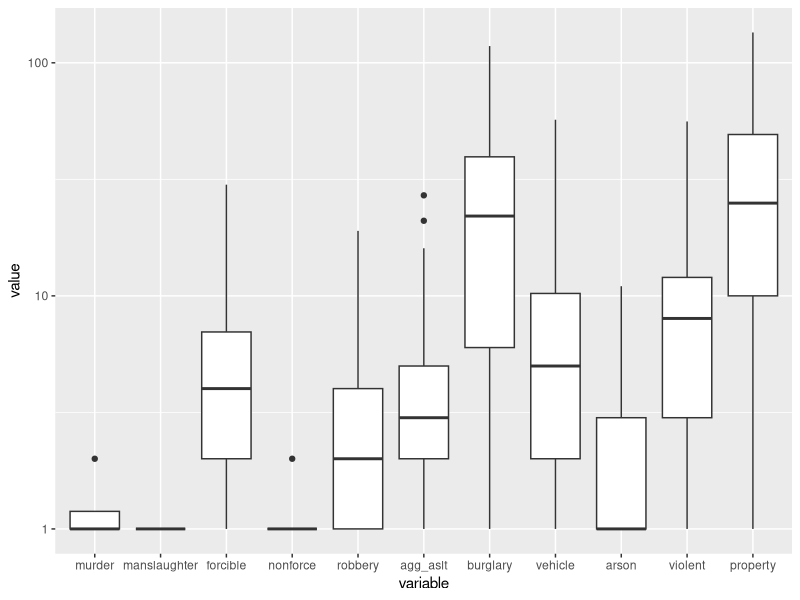
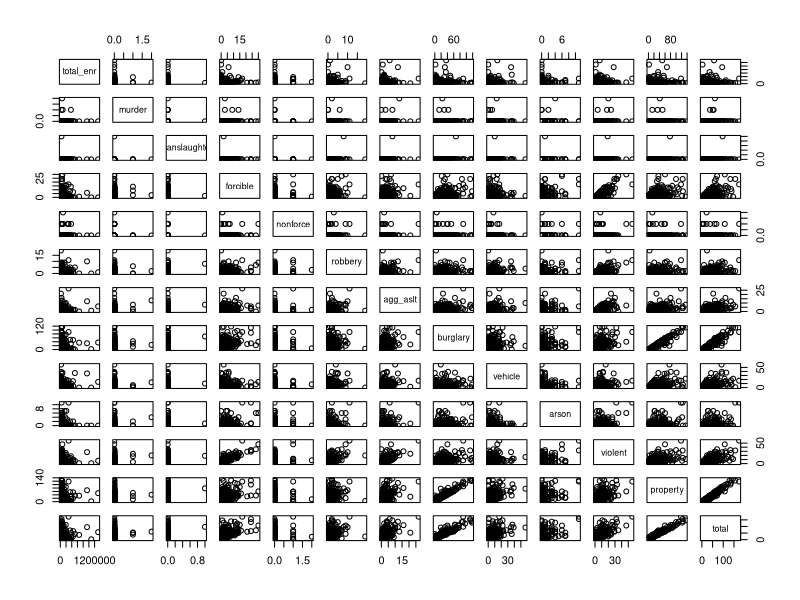
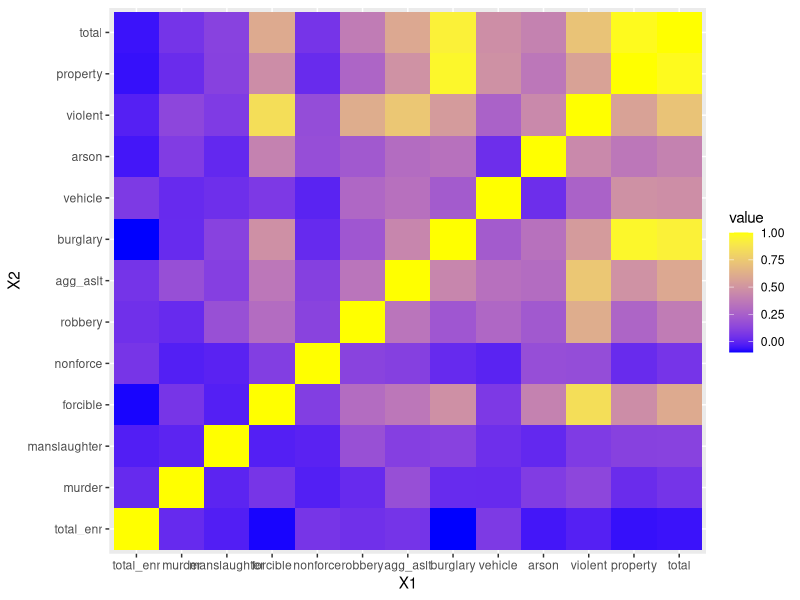
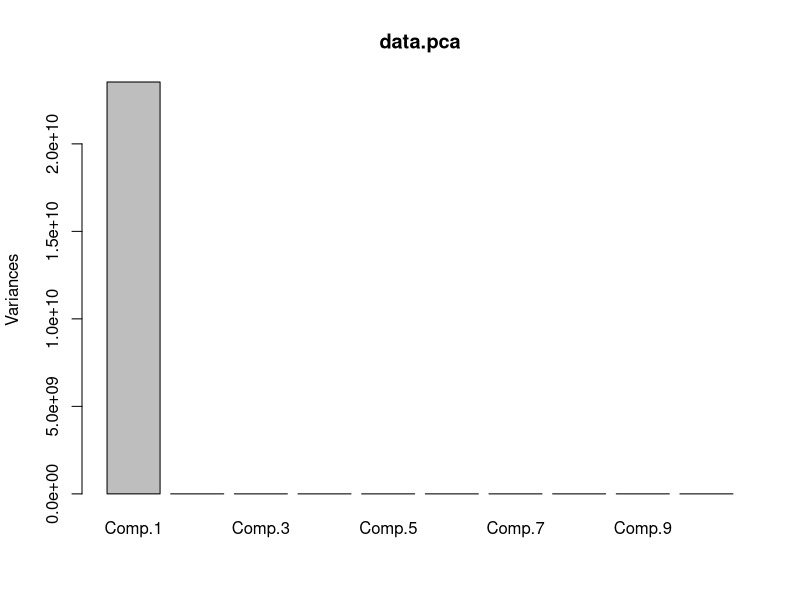
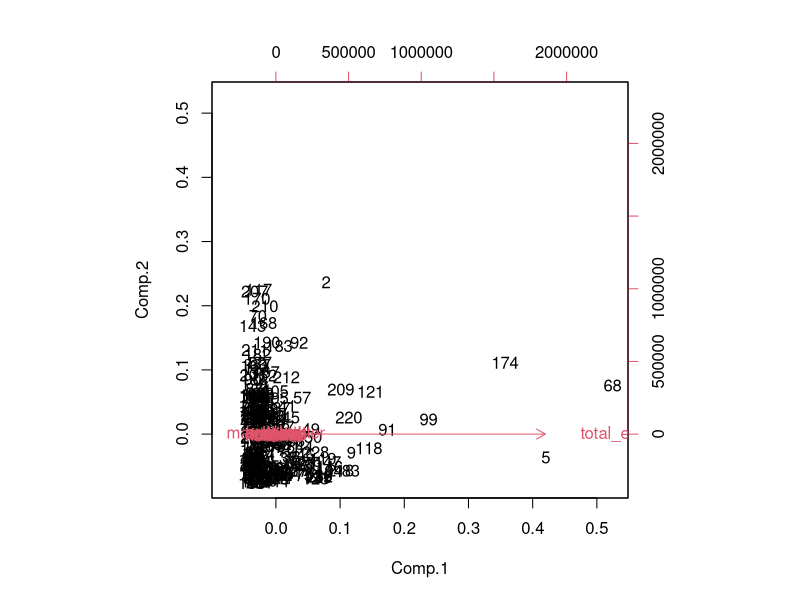
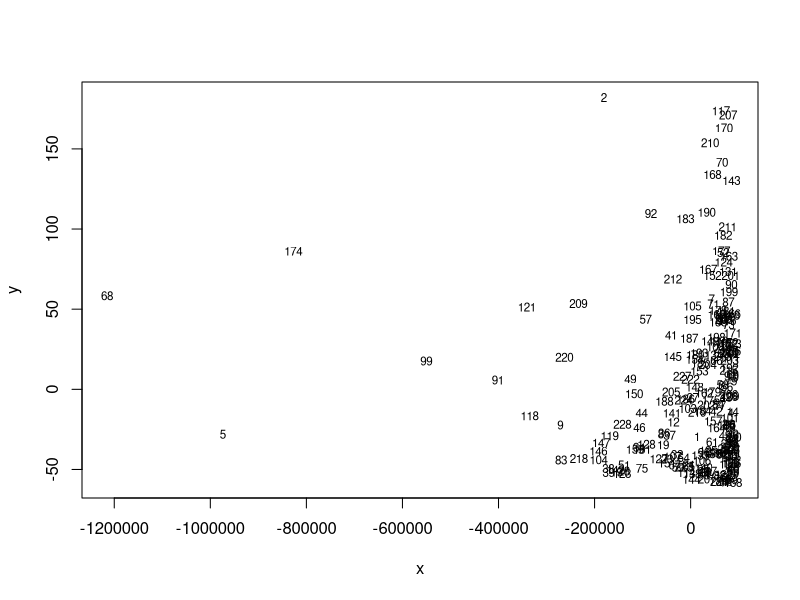

Recreate these plots in R, in order.
########## SETTINGS ##########

WORKING_DIR <<- "/Users/cjdd3b/Desktop/nicar2013/exploratory-data-analysis/"

########## INITIAL SETUP ##########

# We're gonna need these later
install.packages(c("ggplot2", "plyr", "reshape", "Hmisc"))
library(ggplot2)
library(plyr)
library(reshape)

# Set your working directory to the full path of the exploratory-data-analysis folder on your machine
setwd(WORKING_DIR)
data <- read.csv("data/campus_data_2011.csv") # And now load the data

########## LOOKING AT THE WHOLE DATASET ##########

# Sometimes it helps to understand the structure of our data, so let's do that first.
structure <- str(data)

# Now let's quick get a statistical summary of each column
smry <- summary(data)

# And now we'll add a few new columns representing violent, property and total crime counts
data$violent <- rowSums(data[, c(3:8)])
data$property <- rowSums(data[, c(9:11)])
data$total <- rowSums(data[, c(12:13)])

# Now let's look at the crime rankings overall
head(data[order(data$total, decreasing=T),], 10)

# And just for kicks, watch how that changes when total crime is normalized by enrollment
head(data[order(data$total / data$total_enr, decreasing=T),], 10)

########## UNIVARIATE EXPLORATION ##########

# First let's break down the data into a format that makes it easier to visualize
reshaped.crimes <- melt(data[, c(1, 3:13)], id="instname")

# Histograms by crime. Excluding any observations of 0 here as well.
p1 <- ggplot(reshaped.crimes, aes(x=value)) + geom_bar(binwidth=5) + facet_wrap(~ variable)

# Boxplots
boxplot <- ggplot(reshaped.crimes, aes(variable, value)) + geom_boxplot()
boxplot + scale_y_log10() # We can rescale to make differences a little more clear

# Really? Some campuses had 30-plus rapes? Which ones?
head(data[order(data$forcible, decreasing=T),], 10)

########## BIVARIATE EXPLORATION ##########

data.numerics <- data[, sapply(data, is.numeric)]

# I love this command, which shows visually how all numeric variables relate to one another
pairs(data.numerics)

# Now let's see the correlation scores
cormatrix <- cor(data.numerics)

# Even better, let's visualize them
m <- melt(cormatrix)
ggplot(m, aes(X1, X2, fill = value)) + geom_tile() + scale_fill_gradient(low = "blue",  high = "yellow")

########## MULTIVARIATE EXPLORATION ##########

# Now let's look at the data as a whole. As we learned before, the data is pretty strongly
# correlated, so principal component analysis can be an effective tool here.
# More info on PCA here: http://en.wikipedia.org/wiki/Principal_component_analysis
data.pca <- princomp(data.numerics, scores=TRUE)
plot(data.pca)
biplot(data.pca)

# Let's also try a technique called Multidimensional Scaling, which tries to plot items based
# on how similar they are in Euclidean space. It's a great way of finding outliers, even if it
# requires a bit of interpretation.
d <- dist(data.numerics)
# d <- dist(data.numerics[2:13]) # See what happens when we subset the columns
fit <- cmdscale(d, eig=TRUE, k=2)
x <- fit$points[,1]
y <- fit$points[,2]
plot(x, y, type="n")
text(x, y, labels = row.names(data), cex=.7)
